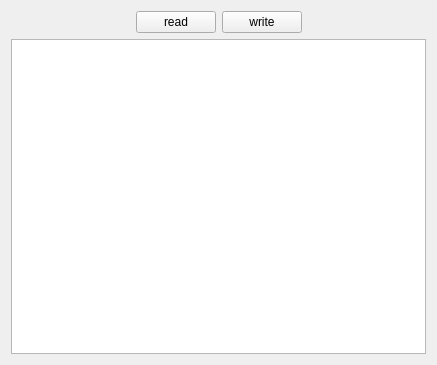
<?xml version="1.0" encoding="UTF-8"?>
<ui version="4.0">
 <class>myWidget</class>
 <widget class="QWidget" name="myWidget">
  <property name="geometry">
   <rect>
    <x>0</x>
    <y>0</y>
    <width>437</width>
    <height>365</height>
   </rect>
  </property>
  <property name="windowTitle">
   <string>myWidget</string>
  </property>
  <layout class="QGridLayout" name="gridLayout">
   <item row="0" column="0">
    <spacer name="horizontalSpacer">
     <property name="orientation">
      <enum>Qt::Horizontal</enum>
     </property>
     <property name="sizeHint" stdset="0">
      <size>
       <width>118</width>
       <height>20</height>
      </size>
     </property>
    </spacer>
   </item>
   <item row="0" column="1">
    <widget class="QPushButton" name="pushButtonread">
     <property name="text">
      <string>read</string>
     </property>
    </widget>
   </item>
   <item row="0" column="2">
    <widget class="QPushButton" name="pushButtonwrite">
     <property name="text">
      <string>write</string>
     </property>
    </widget>
   </item>
   <item row="0" column="3">
    <spacer name="horizontalSpacer_2">
     <property name="orientation">
      <enum>Qt::Horizontal</enum>
     </property>
     <property name="sizeHint" stdset="0">
      <size>
       <width>117</width>
       <height>20</height>
      </size>
     </property>
    </spacer>
   </item>
   <item row="1" column="0" colspan="4">
    <widget class="QTextEdit" name="textEdit"/>
   </item>
  </layout>
 </widget>
 <tabstops>
  <tabstop>pushButtonread</tabstop>
 </tabstops>
 <resources/>
 <connections/>
</ui>
